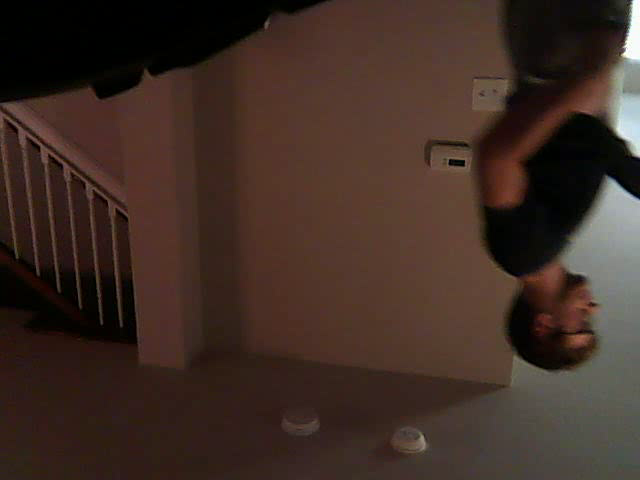
//> input picture frame 0 of flowVideo/out.avi, 640 x 480 px, given in place of the camera
$ ./flowVideo   (built with g++ and OpenCV 4)
//> lines starting //> are read from the running program, lines starting //| are printed output that depends on the picture
// flowVideo.cpp : Defines the entry point for the console application.
//

#include <opencv2/opencv.hpp>
#include <iostream>
#include <string>
#include <sstream>
#include <fstream>
#include <vector>
#include <stdlib.h>

using namespace std;
using namespace cv;

static const int MAX_CORNERS = 1000;
float data[3];
float H = 1; // global variable to moniter height
int W = 1000; // width of gui
int gridM = 20; // size of grid in meters
const int FRAME_WIDTH = 640;
const int FRAME_HEIGHT = 480;
Point destination;
bool destinationSet = false;
void grid(Mat img);
void CallBackFunc(int event, int x, int y, int flags, void* userdata);
void showDestination(Mat img);
void takeHeight();
void takeHeading();


int main()
{
	VideoCapture cap;
	cap.open(0);
	cap.set(CV_CAP_PROP_FRAME_WIDTH, FRAME_WIDTH);
	cap.set(CV_CAP_PROP_FRAME_HEIGHT, FRAME_HEIGHT);
	double fps= cap.get(CV_CAP_PROP_FPS);

	VideoWriter video("out.avi", CV_FOURCC('D', 'I', 'V', 'X'), 10, Size(FRAME_WIDTH, FRAME_HEIGHT), true);
	VideoWriter videoPos("pos.avi", CV_FOURCC('D', 'I', 'V', 'X'), 10, Size(1000, 1000), true);
	Mat imgA;
	Mat imgB;
	Mat imgC;
	Mat pos = Mat::zeros(W, W, CV_8UC3);
	grid(pos);
//> after the loop in grid, `for (int i = 1; i < gridM; i++)`:
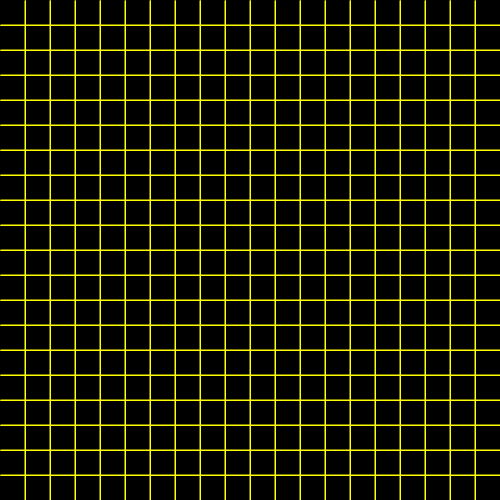
//> img: 1000 rows x 1000 cols, CV_8UC3 (shown at 1/2 size); mean B, G, R 0, 28.2, 28.2
	int counter = 1;
	Point2f flow;
	Point2f flowSum;
	Point2f POS1 = Point2f(W / 2, W / 2);
	Point2f POS2;
	Point2f POSM1 = Point2f(10, 10);;
	Point2f POSM2;
	namedWindow("position");
	resizeWindow("position", 600, 600);
	setMouseCallback("position", CallBackFunc, NULL);
	float cornersFound = 0;


	while (1)
	{
		cap.read(imgA);
//> imgA is the input picture: 480 rows x 640 cols, CV_8UC3; mean B, G, R 37.6, 45.6, 63.3
		if (!imgA.data)                              // Check for invalid input
		{
			cout << "Could not open or find the image" << std::endl;
			system("pause");
			return -1;
		}
		imgA.copyTo(imgC);
		video.write(imgA);
		cvtColor(imgA, imgA, CV_BGR2GRAY);
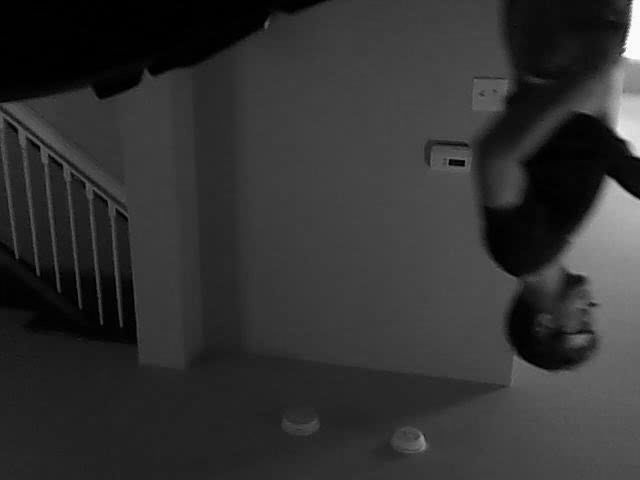
//> imgA: 480 rows x 640 cols, CV_8UC1; min 0, max 255, mean 49.9
		Size img_sz = imgA.size();
//> img_sz = Size(640, 480)
		int win_size = 10;

		//obtain features to track
		vector<Point2f> cornersA, cornersB;
		const int MAX_CORNERS = 500;
		goodFeaturesToTrack(imgA, cornersA, MAX_CORNERS, 0.01, 5, noArray(), 3, false, 0.04);
//> cornersA = 374 Points (x, y), first 12: [623, 47], [463, 161], [622, 54], [450, 160], [626, 41], [631, 3], [627, 33], [48, 154], [93, 190], [116, 208], [101, 324], [606, 177]

		cornersFound = 0;

		if (counter != 1)
		{
			cornerSubPix(imgA, cornersA, Size(win_size, win_size), Size(-1, -1), TermCriteria(TermCriteria::MAX_ITER | TermCriteria::EPS, 20, 0.03));
			vector<uchar> features_found;
			calcOpticalFlowPyrLK(imgA, imgB, cornersA, cornersB, features_found, noArray(), Size(win_size * 2 + 1, win_size * 2 + 1), 5, TermCriteria(TermCriteria::MAX_ITER | TermCriteria::EPS, 20, 0.03));

			flowSum = Point2f(1, 1);
			for (int i = 0; i < (int)cornersA.size(); i++)
			{
				if (!features_found[i] == 1)
				{
					continue;
				}
				cornersFound++;
				flowSum = (cornersB[i] - cornersA[i]) + flowSum;
				line(imgC, cornersA[i], cornersB[i], Scalar(0, 255, 0), 2, 8);
			}
			// average distance moved between frames
			flow.x = flowSum.x / cornersFound;
			flow.y = flowSum.y / cornersFound;
			if (flow.x>10 && flow.y>10){ continue;}
			// add amount of distance moved in this frame
			POS2 = POS1 + flow;
			takeHeight();
			cout << "H = " << data[0] << endl;
			POSM2.x = POSM1.x + ((flow.x*H*.75) / 640);
			POSM2.y = POSM1.y + ((flow.y*H*.55) / 480);
			cout << "X " << POSM2.x << " Y " << POSM2.y << endl;
			//POSM2.y = (POS2.y*H*.55) / W;
			grid(pos);
			if (destinationSet == true)
			{
				showDestination(pos);
			}

			line(pos, POSM1 * (W / gridM), POSM2 * (W / gridM), Scalar(0, 255, 0), 2, 8);
			circle(pos, POSM2 * (W / gridM), 10, Scalar(255, 0, 0), -1);
			//putText(pos, to_string(POSM2.x) + " " + to_string(POSM2.y), POSM2 * (W / gridM) + Point2f(15, 15), 1, 1, Scalar(255, 0, 0));
			POS1 = POS2;
			POSM1 = POSM2;
			imshow("Image A", imgA);
			//imshow("Image B", imgB);
			//imshow("flow", imgC);

			//videoPoson.write(pos);

		}

		videoPos.write(pos);
		imshow("position", pos);
		imgA.copyTo(imgB);
		waitKey(30);

		counter++;

	}


	return 0;
}
void grid(Mat img)
{
	img = Mat::zeros(W, W, CV_8UC3);
	int pixPM = W / gridM;
	for (int i = 1; i < gridM; i++)
	{
		line(img, Point(1, i*(W / gridM)), Point(W, i*(W / gridM)), Scalar(0, 255, 255), 2, 8);
		line(img, Point(i*(W / gridM), 1), Point(i*(W / gridM), W), Scalar(0, 255, 255), 2, 8);
	}


}
void CallBackFunc(int event, int x, int y, int flags, void* userdata)
{
	if (event == EVENT_LBUTTONDOWN)
	{

		destination = Point(x, y);
		destinationSet = true;
		cout << "Left button of the mouse is clicked - position" << destination << endl;
	}
}
void showDestination(Mat img)
{
	int pixPM = W / gridM;
	int col = (destination.x / pixPM);
	int row = (destination.y / pixPM);
	Point pt1 = Point(col*pixPM, row*pixPM);
	Point pt2 = Point((col+1)*pixPM, (row+1)*pixPM);
	rectangle(img, pt1, pt2, Scalar(255, 105, 180), -1, 8);

}
 void takeHeading()
 {	float heading;
 	ifstream infile;
 	infile.open("~/hdg.log");
 	infile >> heading;

 	data[1]=heading;
 }
void takeHeight()
{

	float height;
	float second;
	ifstream infile;
	infile.open("~/rng.log");


	infile>> height >> second;
	data[0]= height;


}
